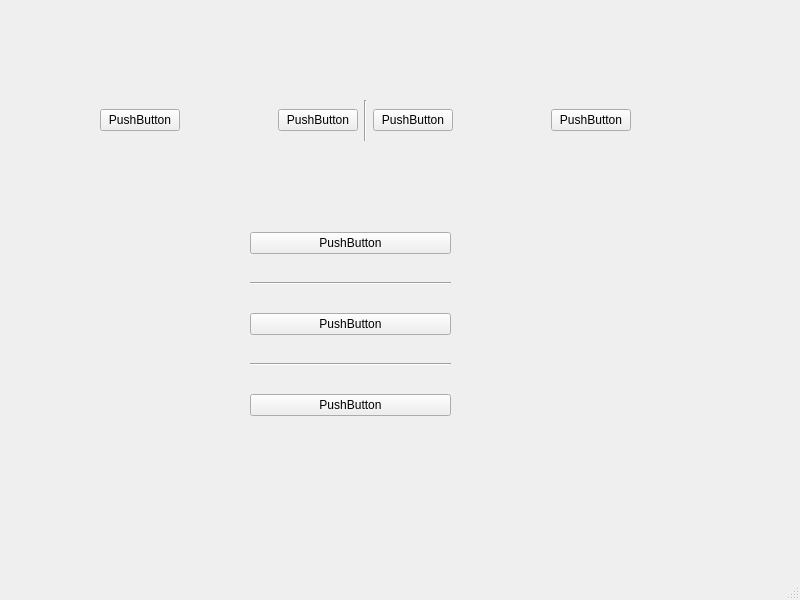
<?xml version="1.0" encoding="UTF-8"?>
<ui version="4.0">
 <class>MainWindow</class>
 <widget class="QMainWindow" name="MainWindow">
  <property name="geometry">
   <rect>
    <x>0</x>
    <y>0</y>
    <width>800</width>
    <height>600</height>
   </rect>
  </property>
  <property name="windowTitle">
   <string>MainWindow</string>
  </property>
  <widget class="QWidget" name="centralwidget">
   <widget class="QWidget" name="">
    <property name="geometry">
     <rect>
      <x>100</x>
      <y>100</y>
      <width>531</width>
      <height>41</height>
     </rect>
    </property>
    <layout class="QHBoxLayout" name="horizontalLayout">
     <item>
      <widget class="QPushButton" name="pushButton">
       <property name="text">
        <string>PushButton</string>
       </property>
      </widget>
     </item>
     <item>
      <spacer name="horizontalSpacer">
       <property name="orientation">
        <enum>Qt::Horizontal</enum>
       </property>
       <property name="sizeHint" stdset="0">
        <size>
         <width>40</width>
         <height>20</height>
        </size>
       </property>
      </spacer>
     </item>
     <item>
      <widget class="QPushButton" name="pushButton_2">
       <property name="text">
        <string>PushButton</string>
       </property>
      </widget>
     </item>
     <item>
      <widget class="Line" name="line">
       <property name="orientation">
        <enum>Qt::Vertical</enum>
       </property>
      </widget>
     </item>
     <item>
      <widget class="QPushButton" name="pushButton_4">
       <property name="text">
        <string>PushButton</string>
       </property>
      </widget>
     </item>
     <item>
      <spacer name="horizontalSpacer_2">
       <property name="orientation">
        <enum>Qt::Horizontal</enum>
       </property>
       <property name="sizeHint" stdset="0">
        <size>
         <width>40</width>
         <height>20</height>
        </size>
       </property>
      </spacer>
     </item>
     <item>
      <widget class="QPushButton" name="pushButton_3">
       <property name="text">
        <string>PushButton</string>
       </property>
      </widget>
     </item>
    </layout>
   </widget>
   <widget class="QWidget" name="">
    <property name="geometry">
     <rect>
      <x>250</x>
      <y>210</y>
      <width>201</width>
      <height>231</height>
     </rect>
    </property>
    <layout class="QVBoxLayout" name="verticalLayout">
     <item>
      <widget class="QPushButton" name="pushButton_5">
       <property name="text">
        <string>PushButton</string>
       </property>
      </widget>
     </item>
     <item>
      <widget class="Line" name="line_2">
       <property name="orientation">
        <enum>Qt::Horizontal</enum>
       </property>
      </widget>
     </item>
     <item>
      <widget class="QPushButton" name="pushButton_6">
       <property name="text">
        <string>PushButton</string>
       </property>
      </widget>
     </item>
     <item>
      <widget class="Line" name="line_3">
       <property name="orientation">
        <enum>Qt::Horizontal</enum>
       </property>
      </widget>
     </item>
     <item>
      <widget class="QPushButton" name="pushButton_7">
       <property name="text">
        <string>PushButton</string>
       </property>
      </widget>
     </item>
    </layout>
   </widget>
  </widget>
  <widget class="QMenuBar" name="menubar">
   <property name="geometry">
    <rect>
     <x>0</x>
     <y>0</y>
     <width>800</width>
     <height>26</height>
    </rect>
   </property>
  </widget>
  <widget class="QStatusBar" name="statusbar"/>
 </widget>
 <resources/>
 <connections/>
</ui>
